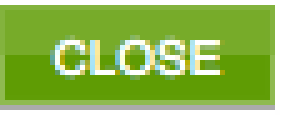
#> input picture img/close2.png, 57 x 23 px (shown 5 times larger); the run also reads 2 pictures not shown here
$ python igcontrol.py   (Python 2 division)
#> lines starting #> are read from the running program, lines starting #| are printed output that depends on the picture
import os
import sys
sys.path.append('/opt/local/Library/Frameworks/Python.framework/Versions/2.7/lib/python2.7/site-packages/')

from autopy import mouse, key
from numpy import add
import cv2
import matching
import time

reload(matching)

CMD_RESIZE_FF = """osascript -e 'tell application "Firefox" to set visible of windows to true'"""
CMD_ACTIVATE_FF = """osascript -e 'tell application "Firefox" to activate'"""

SH_FILENAME = 'img/screenshot.png'
TICKET_SELL = (230,130)
TICKET_BUY  = (330,130)
TICKET_SIZE = (110,100)
TICKET_STOP = (90, 245)
TICKET_EDIT = (230,65)
TICKET_EDIT_STOP = (125,260)

LONG = 0
SHORT = 1

REFRESH_TIMEOUT = 10
MATCH_OK = 0.98

def load_file(filename):
#> called with filename = 'img/close2.png'
    return cv2.cvtColor(cv2.imread(filename), cv2.COLOR_BGR2GRAY)
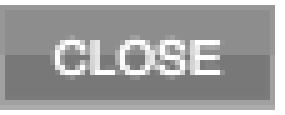
#> returned value: shape (23, 57) (shown 5 times larger); min 120, max 255, mean 160.6

def multi_load_file(filename):
    return [load_file('img/' + f) for f in os.listdir(os.path.join(os.getcwd(), 'img')) if filename in f]

ticket_dax_deal = multi_load_file('ticket_dax_deal')
ticket_dax_open = multi_load_file('ticket_dax_open')
close_btn = multi_load_file('close')
#> close_btn = 1 item
submit_btn = multi_load_file('submit')
watchlists = multi_load_file('watchlists')
open_positions = multi_load_file('open_positions')
cfd_list = {'dax': multi_load_file('dax_list')}

# [4 lines left out: function activate_firefox, not called in this run]

def get_screenshot():
    os.system('screencapture -x ' + SH_FILENAME)
    return load_file(SH_FILENAME)

def load_prev_screenshot():
    return load_file(SH_FILENAME)

# [28 lines left out: functions get_match, wait_for_window, moveclick, not called in this run]

def set_size(ticket_pos, size):
    type_text(add(ticket_pos, TICKET_SIZE), size)

def set_stop(ticket_pos, stop):
    type_text(add(ticket_pos, TICKET_STOP), stop)

def set_edit_stop(ticket_pos, stop):
    type_text(add(ticket_pos, TICKET_EDIT_STOP), stop)

# [119 lines left out: functions type_text, is_position_open, open_position, close_position, change_stop, open_cfd and 2 more, not called in this run]
